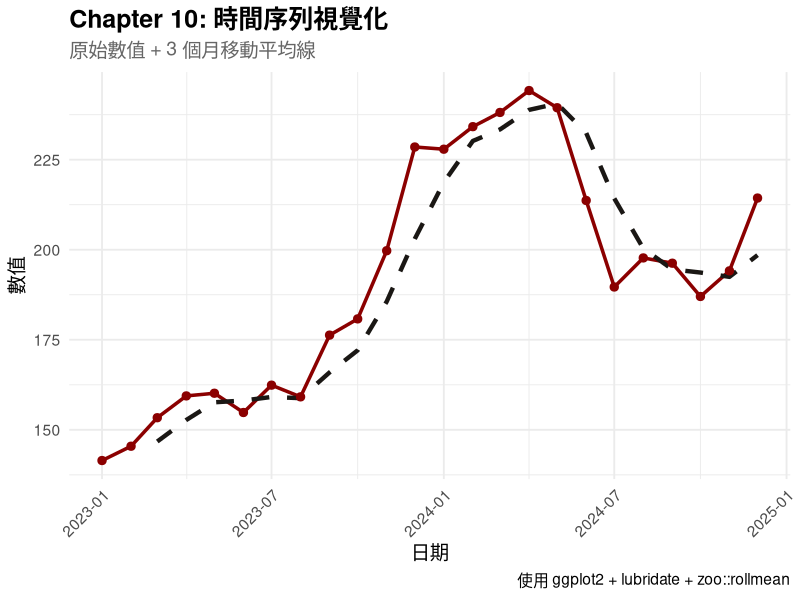

The R script that drew this image:
# Chapter 10: 時間序列視覺化示範
library(ggplot2)
library(dplyr)
library(lubridate)

set.seed(42)

# 模擬 24 個月時間序列資料
dates <- seq(as.Date("2023-01-01"), by = "month", length.out = 24)
values <- 120 + cumsum(rnorm(24, 3, 8)) + 15 * sin(2 * pi * (1:24) / 12)

df <- data.frame(
  date = dates,
  value = values
)

# 計算 3 個月移動平均
df <- df %>%
  mutate(
    ma3 = zoo::rollmean(value, k = 3, fill = NA, align = "right"),
    month = month(date, label = TRUE)
  )

# 繪圖
p <- ggplot(df, aes(x = date)) +
  geom_line(aes(y = value), color = "#8B0000", linewidth = 1.2) +
  geom_line(aes(y = ma3), color = "#1a1714", linewidth = 1.5, linetype = "dashed") +
  geom_point(aes(y = value), color = "#8B0000", size = 2.5) +
  labs(
    title = "Chapter 10: 時間序列視覺化",
    subtitle = "原始數值 + 3 個月移動平均線",
    x = "日期", y = "數值",
    caption = "使用 ggplot2 + lubridate + zoo::rollmean"
  ) +
  theme_minimal(base_size = 14) +
  theme(
    plot.title = element_text(face = "bold", size = 18),
    plot.subtitle = element_text(color = "gray40"),
    axis.text.x = element_text(angle = 45, hjust = 1)
  )

ggsave("/Users/elvis/r-viz-site/assets/chapter10_timeseries_demo.png", 
       p, width = 10, height = 6, dpi = 150)

cat("✅ Chapter 10 時間序列 PNG 已生成\n")
